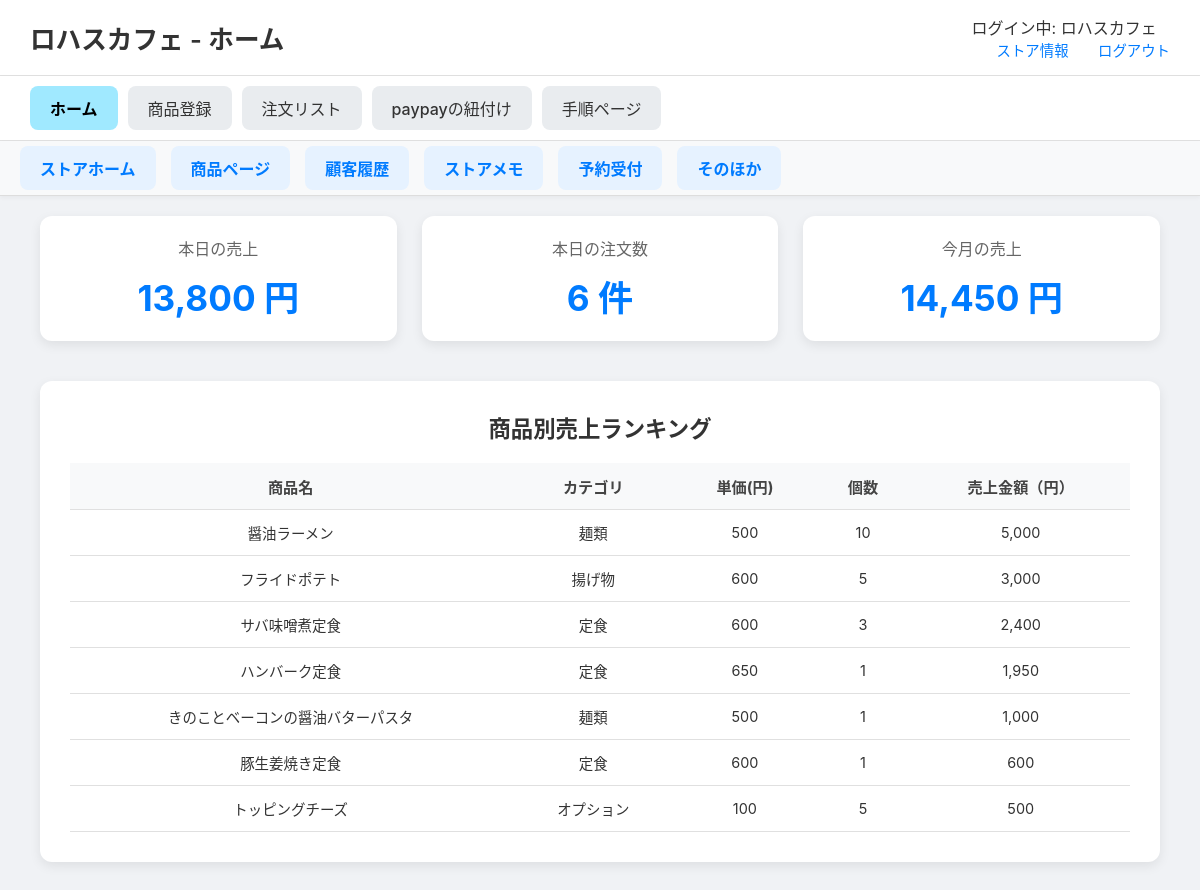
The page /stores/store_home (signed in) on the database its author committed.
### tables this page shows
CREATE TABLE menus (
    menu_id INTEGER PRIMARY KEY AUTOINCREMENT,
    store_id INTEGER, -- NOT NULL制約を削除し、NULLを許容
    menu_name TEXT NOT NULL,
    category TEXT NOT NULL,
    price INTEGER NOT NULL,
    soldout INTEGER NOT NULL DEFAULT 0,
    FOREIGN KEY (store_id) REFERENCES store(store_id)
);

### routes/stores_detail/stores_detail.py (the view)
@stores_detail_bp.route('/store_home')
def store_home():
    if 'store_id' not in session:
        flash("ログインしてください")
        return redirect(url_for('store.store_login'))
    store_id = session['store_id']
    store_name = session.get('store_name', 'ゲスト')
    conn = get_db_connection()
    cursor = conn.cursor()
    cursor.execute("""
        SELECT m.menu_name, m.category, oi.price_at_order, quantity,
               SUM(oi.quantity * oi.price_at_order) AS total_sales
        FROM order_items oi
        JOIN orders o ON oi.order_id = o.order_id
        JOIN menus m ON oi.menu_id = m.menu_id
        WHERE o.store_id = ? AND o.status != 'canceled'
        GROUP BY m.menu_name, m.category
        ORDER BY total_sales DESC
    """, (store_id,))
    product_sales = cursor.fetchall()
    today_str = date.today().isoformat()
    cursor.execute("""
        SELECT COALESCE(SUM(total_amount), 0) AS daily_sales,
               COUNT(*) AS daily_orders
        FROM orders
        WHERE store_id = ? AND DATE(datetime) = ? AND status != 'canceled'
    """, (store_id, today_str))
    today_stats = cursor.fetchone()
    daily_sales = today_stats['daily_sales']
    daily_orders = today_stats['daily_orders']
    first_day_of_month = date.today().replace(day=1).isoformat()
    cursor.execute("""
        SELECT COALESCE(SUM(total_amount), 0) AS monthly_sales
        FROM orders
        WHERE store_id = ? AND DATE(datetime) >= ? AND status != 'canceled'
    """, (store_id, first_day_of_month))
    monthly_sales = cursor.fetchone()['monthly_sales']
    conn.close()
    return render_template(
        'stores_detail/store_home.html',
        store_name=store_name,
        product_sales=product_sales,
        daily_sales=f"{daily_sales:,}",
        daily_orders=f"{daily_orders:,}",
        monthly_sales=f"{monthly_sales:,}"
    )

### routes/stores_detail/stores_detail.py (called while the page is built)
def get_db_connection():
    db_path = os.path.join(os.path.dirname(__file__), '..', '..', 'app.db')
    conn = sqlite3.connect(db_path)
    conn.row_factory = sqlite3.Row  # 行を辞書形式で取得
    return conn

### templates/stores_detail/store_home.html (shortened to what this page needs)
<!DOCTYPE html>
<html lang="ja">
<head>
    <link rel="stylesheet" href="{{ url_for('static', filename='css/stores_detail.css') }}">
</head>
<body>
        <header class="site-header">
            <h1>{{ store_name }} - ホーム</h1>
            <div class="header-links">
                <div class="store-name">ログイン中: {{ store_name if store_name else 'ゲスト' }}</div>
                <a href="{{ url_for('stores_detail.store_info') }}">ストア情報</a>
                <a href="{{ url_for('general.explamation') }}">ログアウト</a>
            </div>
        </header>
    <nav class="main-nav">
        <ul>
            <li><a href="{{ url_for('stores_detail.store_home') }}" class="active">ホーム</a></li>
            <li><a href="{{ url_for('stores_detail.menu_registration') }}">商品登録</a></li>
            <li><a href="{{ url_for('stores_detail.order_list') }}">注文リスト</a></li>
            <li><a href="{{ url_for('stores_detail.paypay_linking') }}">paypayの紐付け</a></li>
            <li><a href="{{ url_for('stores_detail.procedure') }}">手順ページ</a></li>
        </ul>
    </nav>
    <div class="sub-navigation">
        <a href="{{ url_for('stores_detail.store_home') }}" class="shortcut-link">ストアホーム</a>
        <a href="{{ url_for('stores_detail.store_home_menu') }}" class="shortcut-link">商品ページ</a>
        <a href="" class="shortcut-link">顧客履歴</a>
        <a href="" class="shortcut-link">ストアメモ</a>
        <a href="" class="shortcut-link">予約受付</a>
        <a href="" class="shortcut-link">そのほか</a>
    </div>
    <main class="main-content">
        <div class="stats-container">
            <div class="stat-box">
                <p>本日の売上</p>
                <h2>{{ daily_sales }} 円</h2>
            </div>
            <div class="stat-box">
                <p>本日の注文数</p>
                <h2>{{ daily_orders }} 件</h2>
            </div>
            <div class="stat-box">
                <p>今月の売上</p>
                <h2>{{ monthly_sales }} 円</h2>
            </div>
        </div>
        <div class="chart-container">
            <h3>商品別売上ランキング</h3>
            <table>
                <thead>
                    <tr>
                        <th>商品名</th>
                        <th>カテゴリ</th>
                        <th>単価(円)</th>
                        <th>個数</th>
                        <th>売上金額（円）</th>
                    </tr>
                </thead>
                <tbody>
                    {% for row in product_sales %}
                    <tr>
                        <td>{{ row['menu_name'] }}</td>
                        <td>{{ row['category'] }}</td>
                        <td>{{ row['price_at_order']}}</td>
                        <td>{{ row['quantity']}}</td>
                        <td>{{ "{:,}".format(row['total_sales']) }}</td>
                    </tr>
                    {% endfor %}
                </tbody>
            </table>
        </div>
    </main>
</body>
</html>

### static/css/stores_detail.css (style rules this page uses)
body { font-family: -apple-system, BlinkMacSystemFont, "Segoe UI", Roboto, "Hiragino Sans", "Noto Sans CJK JP", "Yu Gothic", sans-serif; margin: 0; background-color: #f0f2f5; color: #333; }
.site-header { display: flex; justify-content: space-between; align-items: center; padding: 15px 30px; background-color: #ffffff; border-bottom: 1px solid #e0e0e0; }
.site-header h1 { font-size: 1.6em; margin: 0; font-weight: 600; }
.header-links a { margin-left: 25px; text-decoration: none; color: #007bff; font-size: 0.9em; font-weight: 500; }
.main-nav { background-color: #ffffff; padding: 10px 30px; border-bottom: 1px solid #e0e0e0; box-shadow: 0 2px 4px rgba(0,0,0,0.05); }
.main-nav ul { display: flex; list-style: none; margin: 0; padding: 0; gap: 10px; }
.main-nav a { display: block; padding: 10px 20px; text-decoration: none; color: #333; background-color: #e9ecef; border-radius: 8px; font-weight: 500; transition: background-color 0.2s; }
.main-nav a.active { background-color: #a0e9ff; color: #000; font-weight: bold; }
.main-content { padding: 20px 40px 40px 40px; }
.stats-container { display: flex; gap: 25px; margin-bottom: 40px; }
.stat-box { flex: 1; background-color: #ffffff; padding: 20px; border-radius: 12px; box-shadow: 0 4px 12px rgba(0,0,0,0.08); text-align: center; }
.stat-box p { margin: 0 0 10px 0; font-size: 1em; font-weight: 500; color: #666; }
.stat-box h2 { margin: 0; font-size: 2.2em; color: #007bff; }
.chart-container { background-color: #ffffff; padding: 30px; border-radius: 12px; box-shadow: 0 4px 12px rgba(0,0,0,0.08); }
.chart-container h3 { margin-top: 0; margin-bottom: 20px; text-align: center; font-size: 1.4em; }
.sub-navigation { display: flex; justify-content: flex-start; gap: 15px; background-color: #f8f9fa; padding: 5px 20px; border-bottom: 1px solid #ddd; box-shadow: 0 2px 4px rgba(0,0,0,0.04); position: sticky; top: 0; z-index: 1000; }
.shortcut-link { text-decoration: none; color: #007bff; font-weight: bold; font-size: 1em; background-color: #e6f2ff; padding: 10px 20px; border-radius: 8px; transition: background-color 0.2s; }
.chart-container table { width: 100%; border-collapse: collapse; margin-top: 20px; font-size: 0.95em; color: #333; }
.chart-container th, .chart-container td { padding: 12px 15px; text-align: center; border-bottom: 1px solid #e0e0e0; }
.chart-container th { background-color: #f8f9fa; font-weight: bold; color: #444; }
.chart-container tbody td { font-size: 0.95em; }

### rows shown on the page
menus: menu_name "醤油ラーメン", category "麺類", price_at_order "500", quantity "10", total_sales "5,000"
menus: menu_name "フライドポテト", category "揚げ物", price_at_order "600", quantity "5", total_sales "3,000"
menus: menu_name "サバ味噌煮定食", category "定食", price_at_order "600", quantity "3", total_sales "2,400"
menus: menu_name "ハンバーク定食", category "定食", price_at_order "650", quantity "1", total_sales "1,950"
menus: menu_name "きのことベーコンの醤油バターパスタ", category "麺類", price_at_order "500", quantity "1", total_sales "1,000"
menus: menu_name "豚生姜焼き定食", category "定食", price_at_order "600", quantity "1", total_sales "600"
menus: menu_name "トッピングチーズ", category "オプション", price_at_order "100", quantity "5", total_sales "500"

### other values the page prints
{{ store_name }} "ロハスカフェ"
{{ store_name if store_name else 'ゲスト' }} "ロハスカフェ"
{{ daily_sales }} "13,800"
{{ daily_orders }} "6"
{{ monthly_sales }} "14,450"
